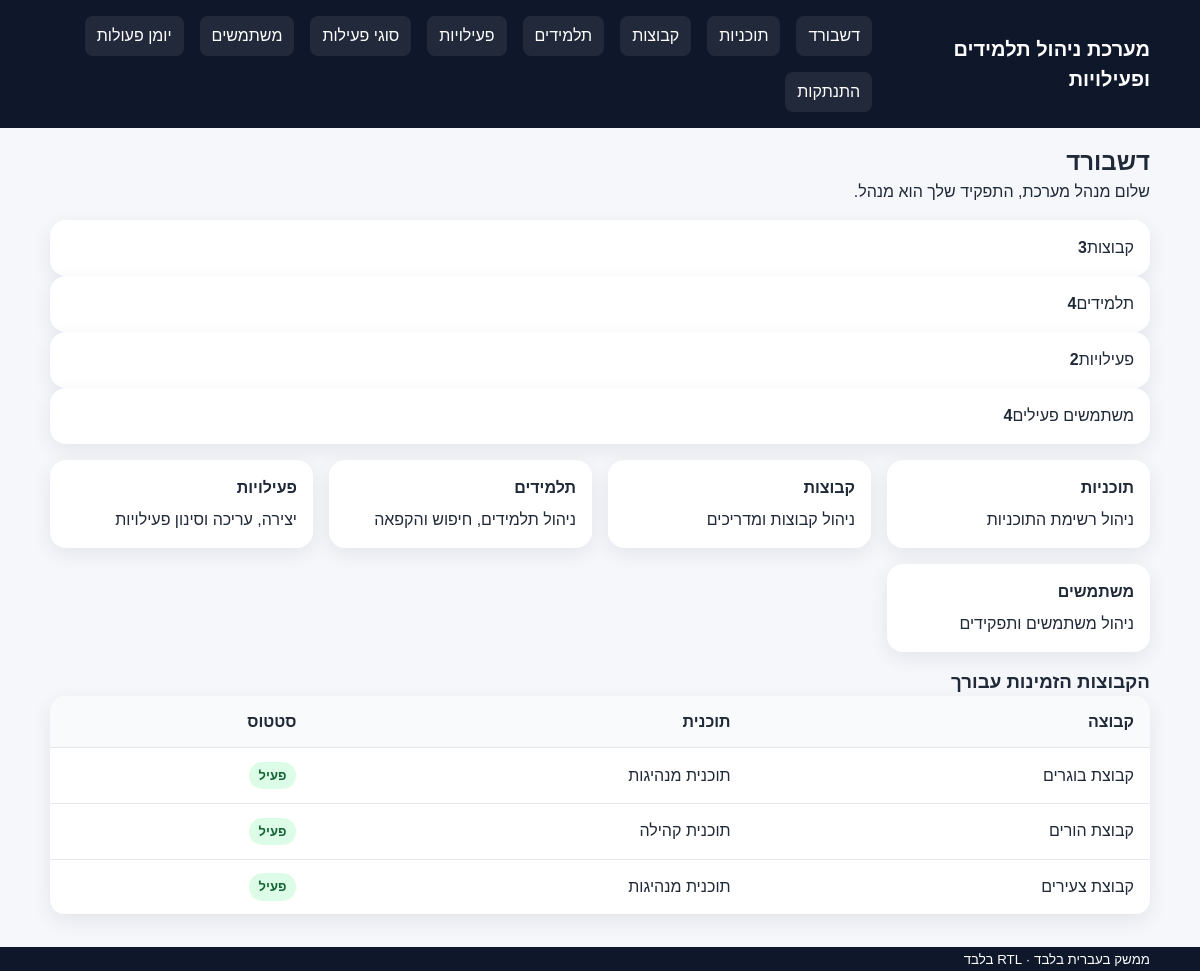
/dashboard.php (signed in), run on the app's committed database.
### tables this page shows
CREATE TABLE groups (
    id BIGINT UNSIGNED AUTO_INCREMENT PRIMARY KEY,
    program_id BIGINT UNSIGNED NOT NULL,
    name VARCHAR(150) NOT NULL,
    instructor_user_id BIGINT UNSIGNED NOT NULL,
    status ENUM('active', 'inactive') NOT NULL DEFAULT 'active',
    created_at TIMESTAMP NULL DEFAULT CURRENT_TIMESTAMP,
    updated_at TIMESTAMP NULL DEFAULT CURRENT_TIMESTAMP ON UPDATE CURRENT_TIMESTAMP,
    INDEX idx_groups_program (program_id),
    INDEX idx_groups_instructor (instructor_user_id),
    CONSTRAINT fk_groups_program FOREIGN KEY (program_id) REFERENCES programs(id),
    CONSTRAINT fk_groups_instructor FOREIGN KEY (instructor_user_id) REFERENCES users(id)
);

CREATE TABLE programs (
    id BIGINT UNSIGNED AUTO_INCREMENT PRIMARY KEY,
    name VARCHAR(150) NOT NULL,
    status ENUM('active', 'inactive') NOT NULL DEFAULT 'active',
    deleted_at TIMESTAMP NULL DEFAULT NULL,
    created_at TIMESTAMP NULL DEFAULT CURRENT_TIMESTAMP,
    updated_at TIMESTAMP NULL DEFAULT CURRENT_TIMESTAMP ON UPDATE CURRENT_TIMESTAMP
);

### includes/auth.php (called while the page is built, shortened)
<?php
require_once __DIR__ . '/functions.php';
function user(): ?array
{
    return $_SESSION['user'] ?? null;
}

### includes/functions.php (called while the page is built, shortened)
<?php
function e($value): string
{
    return htmlspecialchars((string)$value, ENT_QUOTES, 'UTF-8');
}
function roleLabel(string $role): string
{
    return match ($role) {
        'admin' => 'מנהל',
        'coordinator' => 'רכז',
        'instructor' => 'מדריך',
        default => $role,
    };
}
function statusLabel(string $status): string
{
    return match ($status) {
        'active' => 'פעיל',
        'frozen' => 'מוקפא',
        'inactive' => 'לא פעיל',
        'present' => 'השתתף',
        'absent' => 'לא השתתף',
        default => $status,
    };
}

### includes/permissions.php (called while the page is built, shortened)
<?php
require_once __DIR__ . '/auth.php';
function isAdmin(): bool
{
    return user() && user()['role'] === 'admin';
}
function isInstructor(): bool
{
    return user() && user()['role'] === 'instructor';
}

### public/dashboard.php (the view, shortened to what this page needs)
<?php
require_once __DIR__ . '/../includes/permissions.php';
$db = getDB();
$currentUser = user();
if (isInstructor()) {
    $stmt = $db->prepare('SELECT g.*, p.name AS program_name FROM groups g JOIN programs p ON p.id = g.program_id WHERE g.instructor_user_id = :uid ORDER BY g.name');
    $stmt->execute(['uid' => $currentUser['id']]);
    $groups = $stmt->fetchAll();
    $statsStmt = $db->prepare('SELECT (SELECT COUNT(*) FROM groups WHERE instructor_user_id = :uid) AS groups_count, (SELECT COUNT(*) FROM students s JOIN group_student gs ON gs.student_id = s.id AND gs.is_active = 1 JOIN groups g ON g.id = gs.group_id WHERE g.instructor_user_id = :uid) AS students_count, (SELECT COUNT(*) FROM activities a JOIN groups g ON g.id = a.group_id WHERE g.instructor_user_id = :uid) AS activities_count');
    $statsStmt->execute(['uid' => $currentUser['id']]);
} else {
    $stmt = $db->query('SELECT g.*, p.name AS program_name FROM groups g JOIN programs p ON p.id = g.program_id ORDER BY g.name');
    $groups = $stmt->fetchAll();
    $statsStmt = $db->query('SELECT (SELECT COUNT(*) FROM groups) AS groups_count, (SELECT COUNT(*) FROM students) AS students_count, (SELECT COUNT(*) FROM activities) AS activities_count, (SELECT COUNT(*) FROM users WHERE is_active = 1) AS users_count');
}
$stats = $statsStmt->fetch() ?: ['groups_count' => 0, 'students_count' => 0, 'activities_count' => 0, 'users_count' => 0];
include __DIR__ . '/../includes/header.php';
?>
<section class="page-header">
    <h2>דשבורד</h2>
    <p>שלום <?= e($currentUser['full_name']) ?>, התפקיד שלך הוא <?= e(roleLabel($currentUser['role'])) ?>.</p>
</section>
<div class="stats-grid">
    <div class="card stat-card"><span class="stat-label">קבוצות</span><strong class="stat-value"><?= (int)$stats['groups_count'] ?></strong></div>
    <div class="card stat-card"><span class="stat-label">תלמידים</span><strong class="stat-value"><?= (int)$stats['students_count'] ?></strong></div>
    <div class="card stat-card"><span class="stat-label">פעילויות</span><strong class="stat-value"><?= (int)$stats['activities_count'] ?></strong></div>
    <?php if (!isInstructor()): ?><div class="card stat-card"><span class="stat-label">משתמשים פעילים</span><strong class="stat-value"><?= (int)$stats['users_count'] ?></strong></div><?php endif; ?>
</div>
<div class="cards-grid">
    <?php if (isAdmin() || isCoordinator()): ?><a class="card link-card" href="programs.php"><strong>תוכניות</strong><span>ניהול רשימת התוכניות</span></a><?php endif; ?>
    <a class="card link-card" href="groups.php"><strong>קבוצות</strong><span>ניהול קבוצות ומדריכים</span></a>
    <a class="card link-card" href="students.php"><strong>תלמידים</strong><span>ניהול תלמידים, חיפוש והקפאה</span></a>
    <a class="card link-card" href="activities.php"><strong>פעילויות</strong><span>יצירה, עריכה וסינון פעילויות</span></a>
    <?php if (isAdmin() || isCoordinator()): ?><a class="card link-card" href="users.php"><strong>משתמשים</strong><span>ניהול משתמשים ותפקידים</span></a><?php endif; ?>
</div>
<section>
    <h3>הקבוצות הזמינות עבורך</h3>
    <div class="table-wrap">
        <table>
            <thead><tr><th>קבוצה</th><th>תוכנית</th><th>סטטוס</th></tr></thead>
            <tbody>
            <?php foreach ($groups as $group): ?>
                <tr>
                    <td><?= e($group['name']) ?></td>
                    <td><?= e($group['program_name']) ?></td>
                    <td><span class="status-pill <?= e($group['status']) ?>"><?= e(statusLabel($group['status'])) ?></span></td>
                </tr>
            <?php endforeach; ?>
            </tbody>
        </table>
    </div>
</section>
<?php include __DIR__ . '/../includes/footer.php'; ?>

### assets/css/layout.css (style rules this page uses)
body { font-family:Arial,sans-serif;background:#f5f7fb;color:#1f2937;line-height:1.5 }
.page-header { margin-bottom:1rem }
.cards-grid { display:grid;grid-template-columns:repeat(auto-fit,minmax(220px,1fr));gap:1rem;margin:1rem 0 }
.card { background:#fff;padding:1rem;border-radius:1rem;box-shadow:0 6px 20px rgba(15,23,42,.08) }
.link-card { display:flex;flex-direction:column;gap:.5rem }
.status-pill { display:inline-block;padding:.25rem .6rem;border-radius:999px;font-size:.9rem;font-weight:700 }
.status-pill.active { background:#dcfce7;color:#166534 }

### assets/css/tables.css (style rules this page uses)
.table-wrap { overflow:auto;background:#fff;border-radius:1rem;box-shadow:0 6px 20px rgba(15,23,42,.08) }
table { width:100%;border-collapse:collapse;min-width:640px }
th,td { padding:.85rem 1rem;text-align:right;border-bottom:1px solid #e5e7eb }
thead th { background:#f8fafc;font-weight:700 }

### assets/css/app.css (style rules this page uses)
body { background: #f5f7fb; color: #1f2937; }
.status-pill { display: inline-block; padding: 4px 10px; border-radius: 999px; font-size: 13px; }
.status-pill.active { background: #dcfce7; color: #166534; }

### data on the page
groups: name "קבוצת בוגרים", program.name "תוכנית מנהיגות", status "פעיל"
groups: name "קבוצת הורים", program.name "תוכנית קהילה", status "פעיל"
groups: name "קבוצת צעירים", program.name "תוכנית מנהיגות", status "פעיל"

### other printed values
getConfig()['app_name'] "מערכת ניהול תלמידים ופעילויות"
$currentUser['full_name'] "מנהל מערכת"
roleLabel($currentUser['role']) "מנהל"
$stats['groups_count'] "3"
$stats['students_count'] "4"
$stats['activities_count'] "2"
$stats['users_count'] "4"
